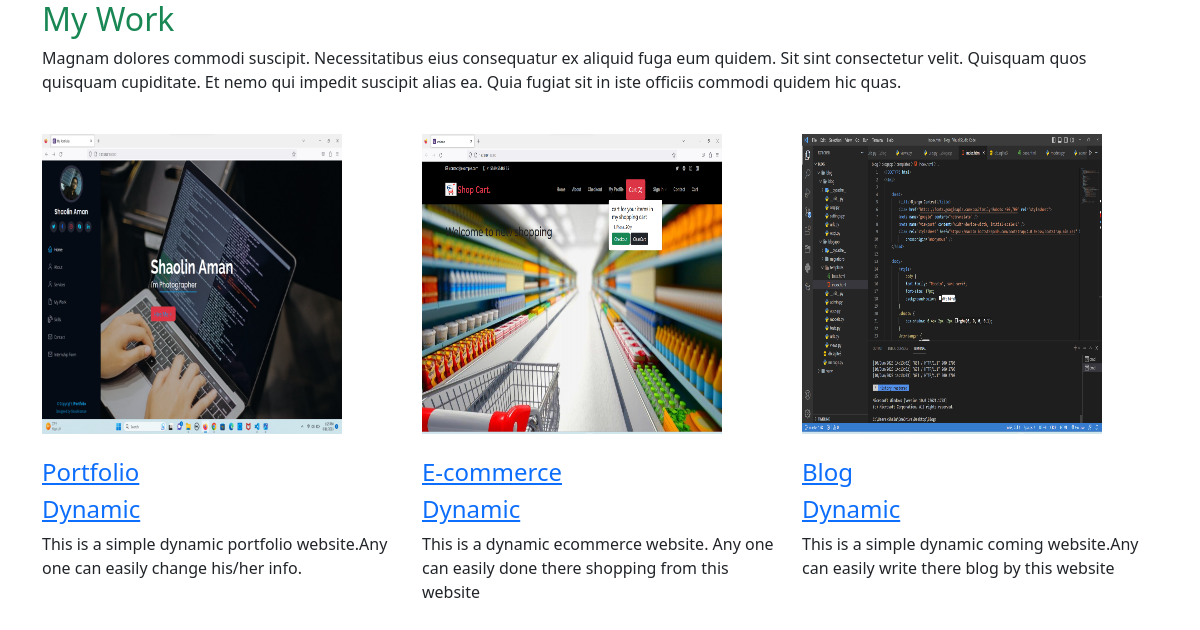
Screenshot of /mywork/ with the database file from the repository.
### portfolio/models.py (models this page shows, shortened)
class Portfolio(models.Model):
    product_name = models.CharField(max_length=50)
    category = models.CharField(max_length=50,default="")
    subcategory = models.CharField(max_length=50,default="")
    dese= models.CharField(max_length=300)
    image = models.ImageField(upload_to='blog',blank=True,null=True)

### portfolio/views.py (the view)
# urls.py: path('mywork/',views.mywork,name='mywork'),
def mywork(request):
    posts=Portfolio.objects.all()
    context={"posts":posts}
    return render(request,'mywork.html',context)

### templates/mywork.html (shortened to what this page needs)
{% block stylecss %}
<link href="https://cdn.jsdelivr.net/npm/bootstrap@5.1.3/dist/css/bootstrap.min.css" rel="stylesheet">
{% endblock stylecss %}
{% load static %}
{% block body %}
<section id="portfolio" class="portfolio section-bg">
  <div class="container">
    <div class="section-title">
      <h2 class="text-success">My Work</h2>
      <p>Magnam dolores commodi suscipit. Necessitatibus eius consequatur ex aliquid fuga eum quidem. Sit sint consectetur velit. Quisquam quos quisquam cupiditate. Et nemo qui impedit suscipit alias ea. Quia fugiat sit in iste officiis commodi quidem hic quas.</p>
    </div>
    <br>
<div class="row">
  {% for post in posts reversed %}
      <div class="col-lg-4 col-md-6 icon-box" data-aos="fade-up">
        <div class="col-lg-4" data-aos="fade-right">
          <img src="{{post.image.url}}" alt="no-image"height="300px" width="300px">
        </div>
      <br>
        <h4 class="product_name"><a href="">{{post.product_name}}</a></h4>
        <h4 class="category"><a href="">{{post.category}}</a></h4>
        <p class="dese">{{post.dese}}</p>
      </div>
  {% endfor %}
    </div>
  </div>
</section>
 {% endblock body   %}

### rows the page displays
Portfolio: image (picture), product_name "Portfolio", category "Dynamic", dese "This is a simple dynamic portfolio website.Any one can easily change his/her info."
Portfolio: image (picture), product_name "E-commerce", category "Dynamic", dese "This is a dynamic ecommerce website. Any one can easily done there shopping from this website"
Portfolio: image (picture), product_name "Blog", category "Dynamic", dese "This is a simple dynamic coming website.Any can easily write there blog by this website"
